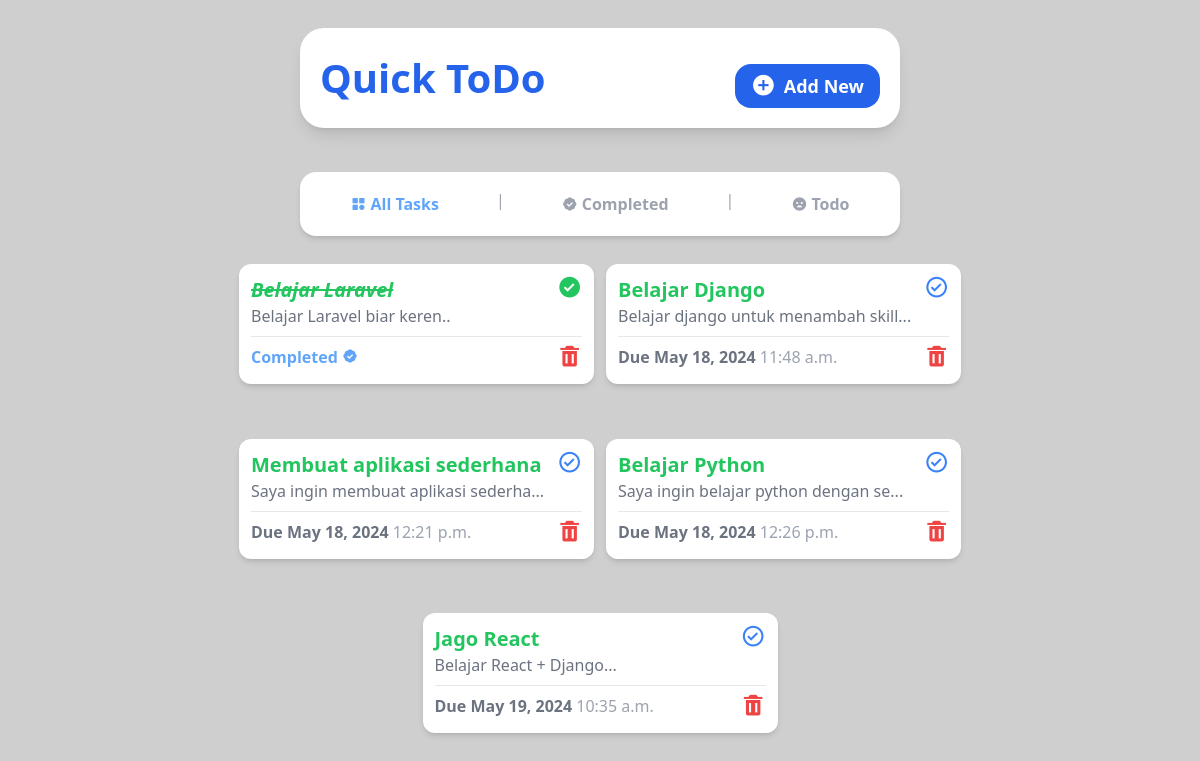
Before: / with the older database file.
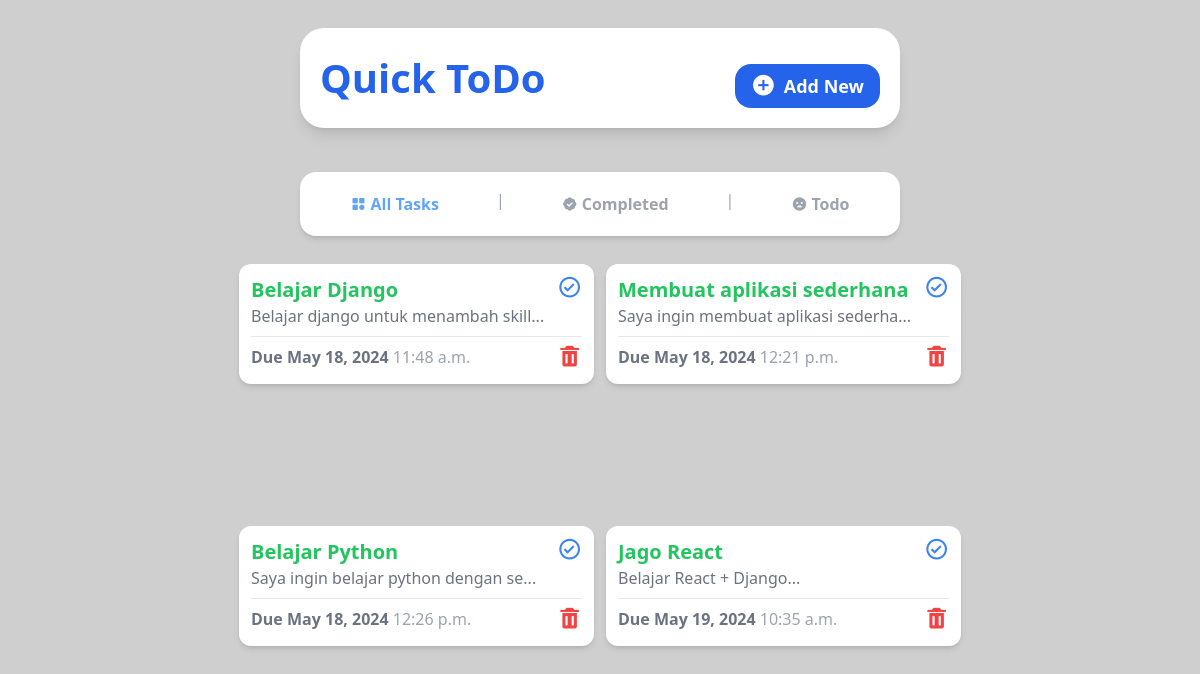
After: the same page with the newer database file.
### todolist/models.py (models this page shows, shortened)
class Todo(models.Model):
    title = models.CharField(max_length=45)
    desc = models.TextField(null=True, blank=True)
    due_date = models.DateField()
    due_time = models.TimeField()
    completed = models.BooleanField(default=False)

### todolist/views.py (the view)
# urls.py: path('', views.home, name = 'home'),
def home (req):
    todos = Todo.objects.all().order_by('due_date')
    return render(req, 'index.html',{
        'todos': todos,
    })

### todolist/templates/index.html
{% include "base.html" %}
{% include "home_nav.html" %}
{% block content %}
<section
  class="flex flex-1 flex-wrap justify-center gap-3 bg-[#fff0] w-10/12 md:w-11/12 h-full mb-3 rounded-2xl p-3 overflow-y-auto scrollbar-hide">
  {% for todo in todos %}
  {% if todo.completed %}
  <div
    class="w-[355px] flex flex-col shadow-md bg-white h-[120px] rounded-xl p-3">
    <div class="flex flex-row justify-between">
      <div>
        <a href="{% url 'task_detail' todo.id %}">
          <h1 class="text-green-500 font-semibold text-xl italic line-through">
            {{ todo.title }}
          </h1>
        </a>
        <p class="text-gray-500 text-md">
          {{ todo.desc | slice:":35" }}..
        </p>
      </div>
      <a href="{% url 'toggle_complete' todo.id %}">
        <i class="bx bxs-check-circle bx-sm text-green-500"></i>
      </a>
    </div>
    <hr class="border-t border-gray-200 my-2" />
    <div class="flex flex-row justify-between">
      <h2 class="text-blue-400 font-bold">
        Completed <i class="bx bxs-badge-check"></i>
      </h2>
      <a href="{% url 'delete' todo.id %}">
        <i class="bx bxs-trash bx-sm text-red-500"></i>
      </a>
    </div>
  </div>
  {% else %}
  <div
    class="w-[355px] flex flex-col shadow-md bg-white h-[120px] rounded-xl p-3">
    <div class="flex flex-row justify-between">
      <div>
        <a href="{% url 'task_detail' todo.id %}">
          <h1 class="text-green-500 font-semibold text-xl">
            {{ todo.title }}
          </h1>
        </a>
        <p class="text-gray-500 text-md">
          {{ todo.desc | slice:":35" }}...
        </p>
      </div>
      <a href="{% url 'toggle_complete' todo.id %}">
        <i class="bx bx-check-circle bx-sm text-blue-500"></i>
      </a>
    </div>
    <hr class="border-t border-gray-200 my-2" />
    <div class="flex flex-row justify-between">
      <h2 class="text-gray-500 font-bold">
        Due {{ todo.due_date }} <span class="font-medium text-gray-400">{{ todo.due_time }}</span>
      </h2>
      <a href="{% url 'delete' todo.id %}">
        <i class="bx bxs-trash bx-sm text-red-500"></i>
      </a>
    </div>
  </div>
  {% endif %}
  {% endfor %}
</section>
{% endblock content %}

Changed rows visible on the page:
removed Todo: title "Belajar Laravel", desc "Belajar Laravel biar keren"
